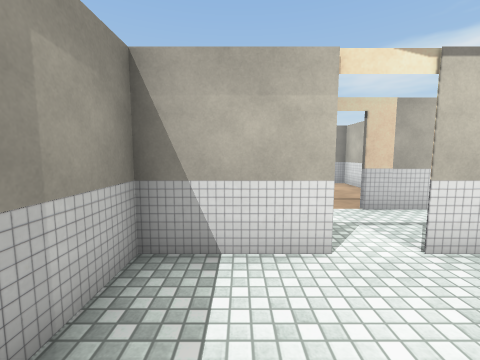
View 1 (above)

22 first-person views from a walk through a Unity game level. The camera is 1.5 m above the floor, tilts 6° down and sees 90° across. The floor is counted in squares, 1 m on a side. Each view is taken from the middle of a square. On the plan, view 1 faces up. The plan holds only what a view shows up to about 13 squares ahead; the rest is blank. The place goes on beyond the plan. The player character is not drawn. Door leaves are left out, so doorways stand open. Some surface patterns are stand-ins.

View 2
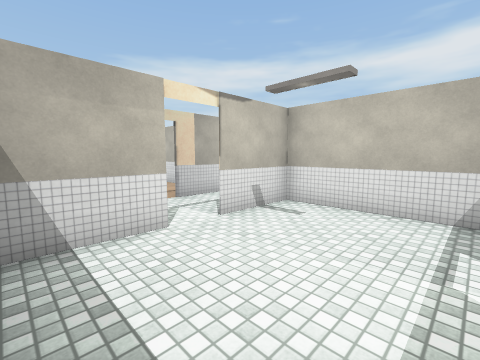

View 3
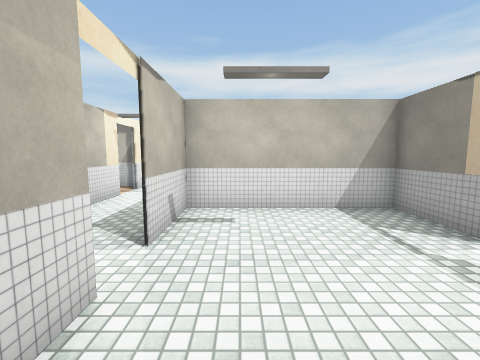

View 4
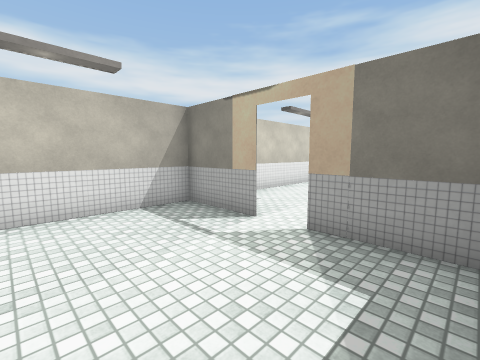

View 5
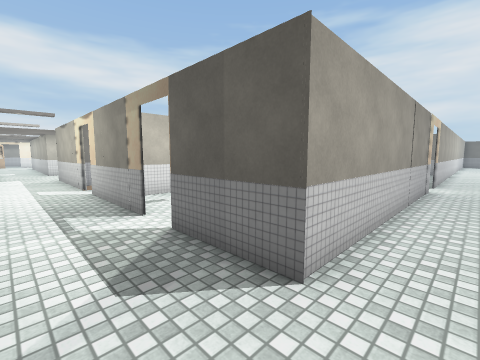

View 6
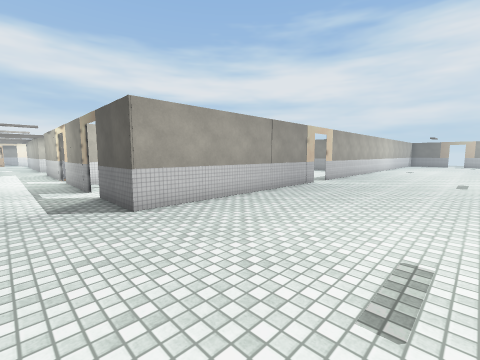

View 7
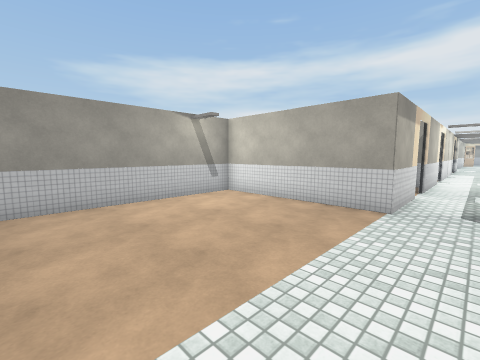

View 8
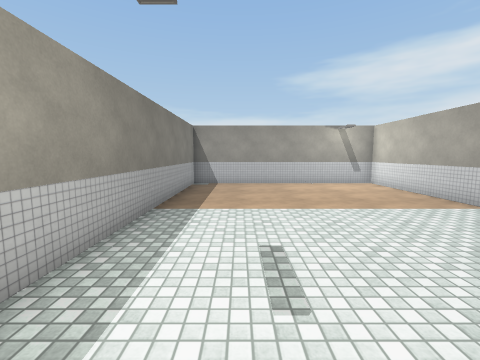

View 9
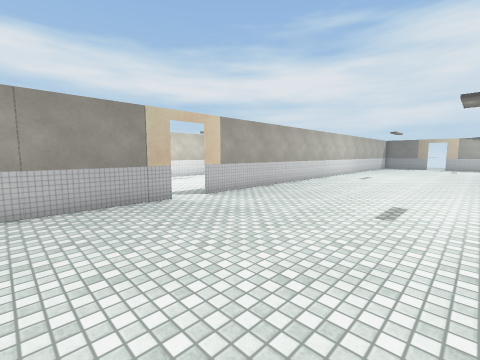

View 10
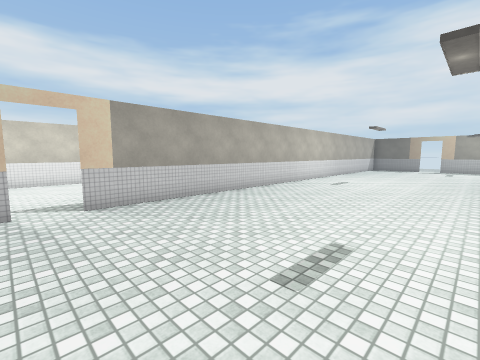

View 11
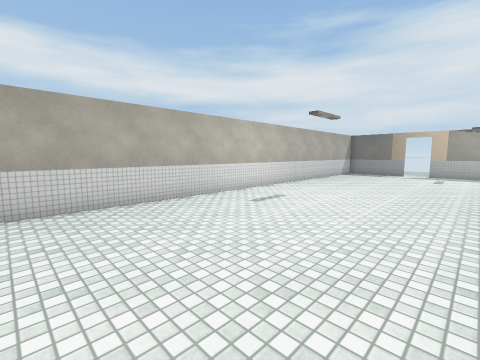

View 12
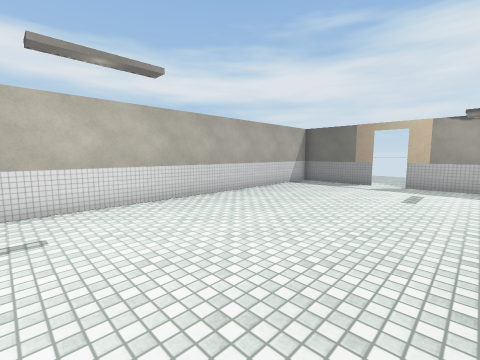

View 13
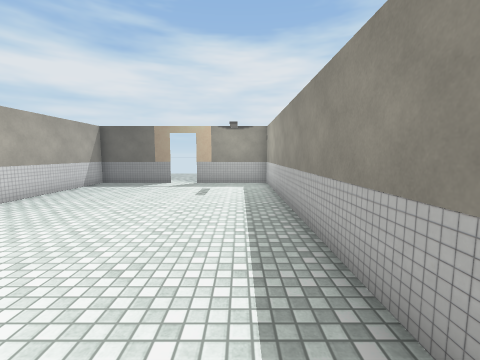

View 14
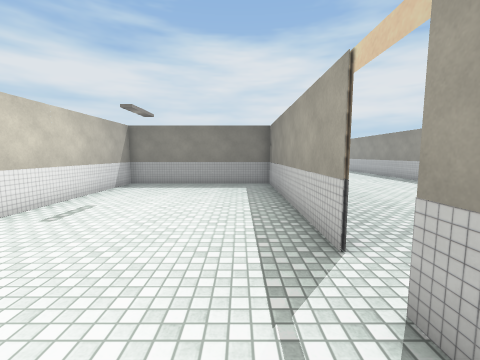

View 15
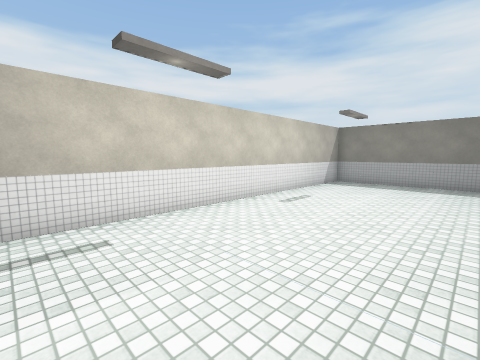

View 16
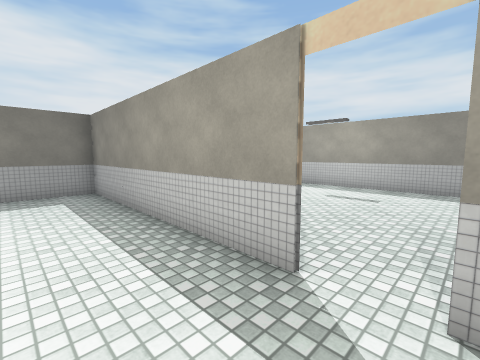

View 17
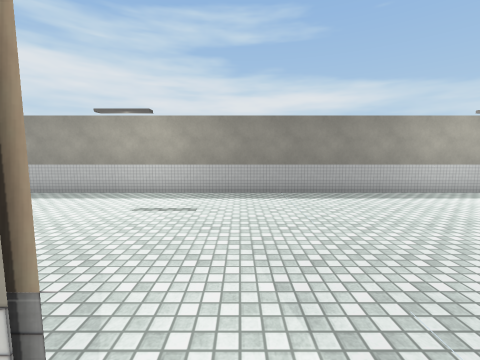

View 18
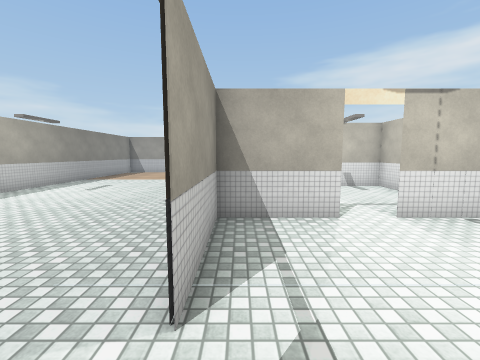

View 19
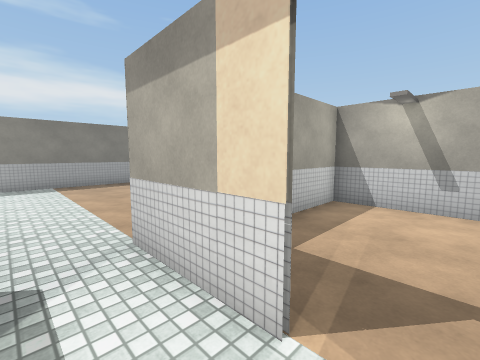

View 20
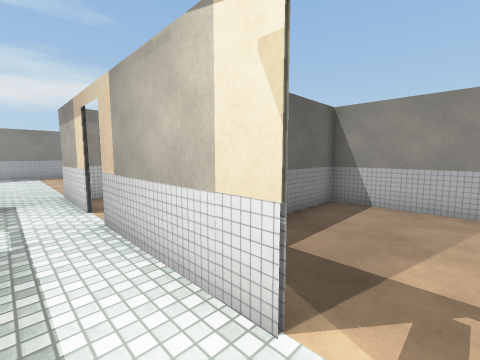

View 21
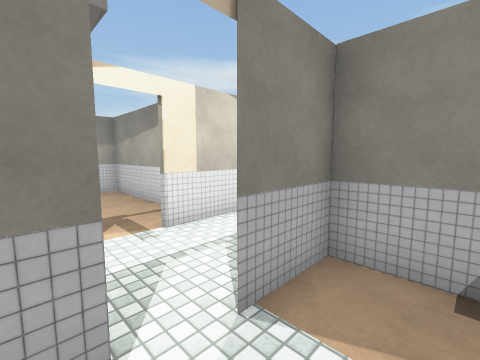

View 22
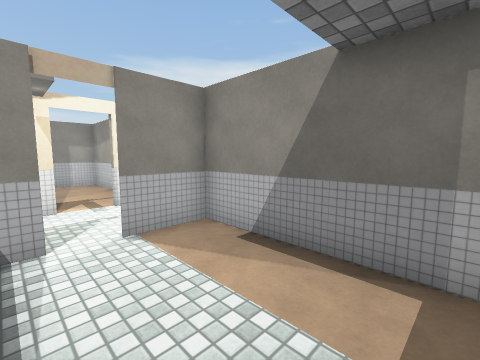

### Floor plan
Points are (right, up) in squares from view 1. A wall is a line through its corners. A room is listed if a view was taken in it or the views show most of it. See-through windows are left out.
Room 1 (views 1, 2, 3, 4)
walls: (1.5, 3.5) (-1.6, 3.5) (-1.6, 1.4); (2.8, -2.3) (5.8, -2.3); (6, 3.5) (2.8, 3.5); (5.7, -2) (5.7, 3.5); (-1.6, -2.3) (1.5, -2.3)
ways out: open door at (2, -2) to room 3; open door at (2, 4) to room 4
Room 2 (views 5, 6, 7, 8, 9, 10, 11, 12, 13)
walls: (-1.6, -6.1) (-1.6, 3.6) (1.5, 3.6); (-10.4, -20.2) (-10.4, -31.9) (-6.6, -31.9); (2, 6.5) (-1.1, 6.5) (-1.1, 12.6) (-10.4, 12.6) (-10.4, -15.4); (-5.4, -31.9) (-1.6, -31.9) (-1.6, -7.4)
ways out: open door at (-2, -6.5) to room 3; opening at (2, 5) to room 4; open door at (-6, -32)
Room 3 (views 14, 15, 16, 17, 18)
walls: (-1.6, -7.5) (-1.6, -16.5) (5.7, -16.5) (5.7, -2); (1.5, -2.3) (-1.6, -2.3) (-1.6, -6.1); (4.8, -2.3) (2.8, -2.3)
ways out: open door at (2, -2) to room 1; open door at (-2, -6.5) to room 2
Room 4 (view 19)
walls: (2.8, 3.6) (7.4, 3.6); (8, 6.5) (3.2, 6.5)
ways out: open door at (2, 4) to room 1; opening at (2, 5) to room 2; opening at (8, 5) to room 5; open door at (2.5, 6.5) to room 7
Room 5 (view 20)
walls: (8.5, 3.6) (11.5, 3.6); (11.5, 6.5) (9.2, 6.5)
ways out: opening at (8, 5) to room 4; open door at (8, 4) to room 6; open door at (8.5, 6.5) to room 8
Room 6 (views 21, 22)
walls: (7.5, 3.5) (6, 3.5); (10.4, -1.1) (10.4, 3.5) (8.4, 3.5)
ways out: open door at (8, 4) to room 5
Room 7 (no view inside)
walls: (5.5, 10.4) (5.5, 12.6); (3.1, 12.6) (-0.3, 12.6) (-0.3, 10.1)
ways out: open door at (2.5, 6.5) to room 4
Room 8 (no view inside)
walls: (5.6, 12.6) (5.6, 10); (10.4, 7) (10.4, 12.6) (5, 12.6)
ways out: open door at (8.5, 6.5) to room 5

Where each view was taken, in squares from view 1:
view 1: 0 up, 0 right, facing up
view 2: 1 down, 1 left, facing up-right
view 3: 2 up, 1 left, facing right
view 4: 2 up, 1 left, facing down-right
view 5: 6 up, 3 left, facing down-right
view 6: 6 up, 8 left, facing down-right
view 7: 5 up, 8 left, facing up-right
view 8: 0 up, 8 left, facing up
view 9: 2 down, 9 left, facing down-right
view 10: 6 down, 9 left, facing down-right
view 11: 12 down, 9 left, facing down-right
view 12: 19 down, 9 left, facing down-right
view 13: 19 down, 9 left, facing down
view 14: 4 down, 0 right, facing down
view 15: 3 down, 0 right, facing down-right
view 16: 6 down, 1 right, facing down-left
view 17: 7 down, 1 left, facing left
view 18: 8 down, 1 left, facing up
view 19: 5 up, 3 right, facing up-left
view 20: 5 up, 9 right, facing up-left
view 21: 2 up, 7 right, facing up-right
view 22: 1 down, 7 right, facing up-right
